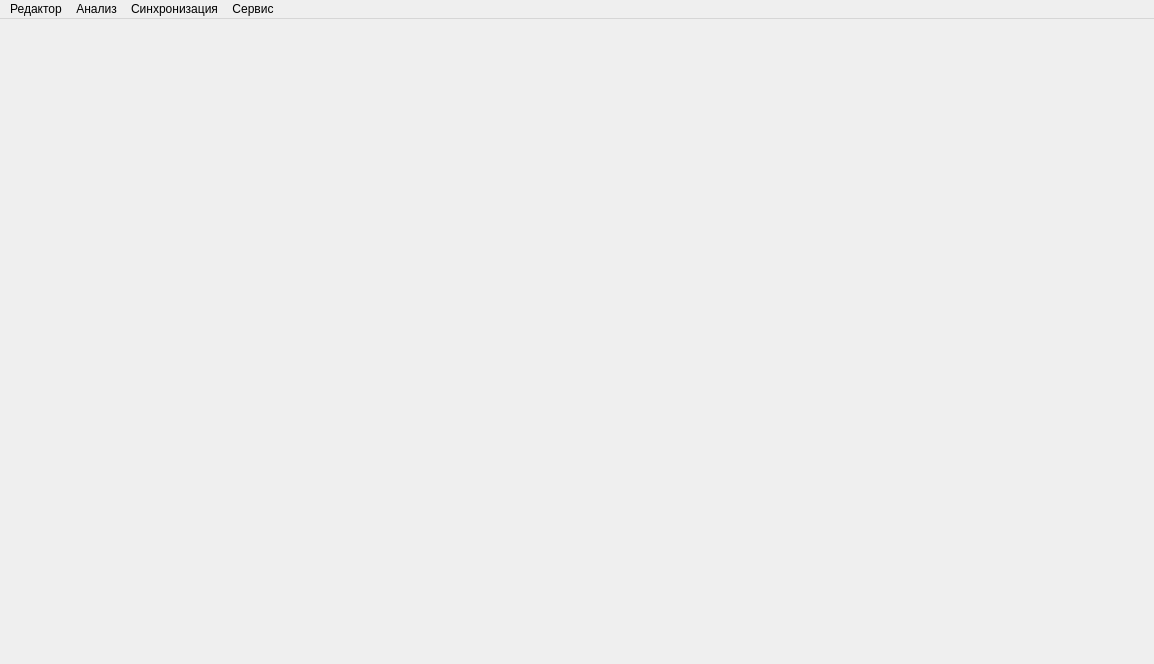
<?xml version="1.0" encoding="UTF-8"?>
<ui version="4.0">
 <class>MainWindow</class>
 <widget class="QMainWindow" name="MainWindow">
  <property name="geometry">
   <rect>
    <x>0</x>
    <y>0</y>
    <width>1154</width>
    <height>664</height>
   </rect>
  </property>
  <property name="windowTitle">
   <string>Клиент ГБ</string>
  </property>
  <widget class="QWidget" name="centralwidget">
   <layout class="QGridLayout" name="gridLayout">
    <item row="0" column="0">
     <widget class="QMdiArea" name="tab_panel">
      <property name="background">
       <brush brushstyle="NoBrush">
        <color alpha="255">
         <red>207</red>
         <green>240</green>
         <blue>255</blue>
        </color>
       </brush>
      </property>
      <property name="viewMode">
       <enum>QMdiArea::TabbedView</enum>
      </property>
      <property name="tabsClosable">
       <bool>true</bool>
      </property>
      <property name="tabsMovable">
       <bool>true</bool>
      </property>
     </widget>
    </item>
   </layout>
  </widget>
  <widget class="QMenuBar" name="menubar">
   <property name="geometry">
    <rect>
     <x>0</x>
     <y>0</y>
     <width>1154</width>
     <height>20</height>
    </rect>
   </property>
   <widget class="QMenu" name="menu">
    <property name="font">
     <font>
      <family>Bahnschrift Light</family>
     </font>
    </property>
    <property name="title">
     <string>Редактор</string>
    </property>
    <addaction name="editor_plan"/>
    <addaction name="editor_fact"/>
   </widget>
   <widget class="QMenu" name="menu_3">
    <property name="title">
     <string>Анализ</string>
    </property>
    <widget class="QMenu" name="menu_5">
     <property name="title">
      <string>Планы</string>
     </property>
     <addaction name="analitic_plan"/>
     <addaction name="analitic_plan_month"/>
     <addaction name="separator"/>
     <addaction name="plan_doc_month"/>
    </widget>
    <widget class="QMenu" name="menu_2">
     <property name="title">
      <string>Остатки</string>
     </property>
     <addaction name="inc_month"/>
     <addaction name="inc_period"/>
    </widget>
    <widget class="QMenu" name="menu_7">
     <property name="title">
      <string>Финансирование</string>
     </property>
     <addaction name="fact_month"/>
     <addaction name="fact_year"/>
    </widget>
    <addaction name="menu_5"/>
    <addaction name="menu_7"/>
    <addaction name="separator"/>
    <addaction name="menu_2"/>
   </widget>
   <widget class="QMenu" name="menu_4">
    <property name="title">
     <string>Сервис</string>
    </property>
    <addaction name="settings"/>
    <addaction name="action"/>
    <addaction name="about"/>
   </widget>
   <widget class="QMenu" name="menu_9">
    <property name="title">
     <string>Синхронизация</string>
    </property>
    <addaction name="not_local"/>
    <addaction name="from_file"/>
    <addaction name="local"/>
   </widget>
   <addaction name="menu"/>
   <addaction name="menu_3"/>
   <addaction name="menu_9"/>
   <addaction name="menu_4"/>
  </widget>
  <action name="editor_plan">
   <property name="text">
    <string>Планы</string>
   </property>
  </action>
  <action name="editor_fact">
   <property name="text">
    <string>Финансирование</string>
   </property>
  </action>
  <action name="settings">
   <property name="text">
    <string>Настройки</string>
   </property>
  </action>
  <action name="about">
   <property name="text">
    <string>О программе</string>
   </property>
  </action>
  <action name="analitic_plan">
   <property name="text">
    <string>c уточнениями</string>
   </property>
  </action>
  <action name="analitic_plan_month">
   <property name="text">
    <string>с уточнениями помесячно</string>
   </property>
  </action>
  <action name="plan_doc_month">
   <property name="text">
    <string>Справки помесячно</string>
   </property>
  </action>
  <action name="inc_year">
   <property name="text">
    <string>По нарастающим за год</string>
   </property>
  </action>
  <action name="editor_report">
   <property name="text">
    <string>Отчетов</string>
   </property>
  </action>
  <action name="inc_month">
   <property name="text">
    <string>По нарастающим помесячно</string>
   </property>
  </action>
  <action name="local">
   <property name="text">
    <string>Локально</string>
   </property>
  </action>
  <action name="not_local">
   <property name="text">
    <string>Удаленно</string>
   </property>
  </action>
  <action name="fact_month">
   <property name="text">
    <string>Помесячно</string>
   </property>
  </action>
  <action name="fact_year">
   <property name="text">
    <string>За год</string>
   </property>
  </action>
  <action name="action">
   <property name="text">
    <string>Руководство пользователя</string>
   </property>
   <property name="shortcut">
    <string>F1</string>
   </property>
  </action>
  <action name="check_update">
   <property name="text">
    <string>Проверить обновление</string>
   </property>
  </action>
  <action name="inc_period">
   <property name="text">
    <string>По нарастающим за период</string>
   </property>
  </action>
  <action name="from_file">
   <property name="text">
    <string>Из файла</string>
   </property>
  </action>
 </widget>
 <resources/>
 <connections/>
</ui>
